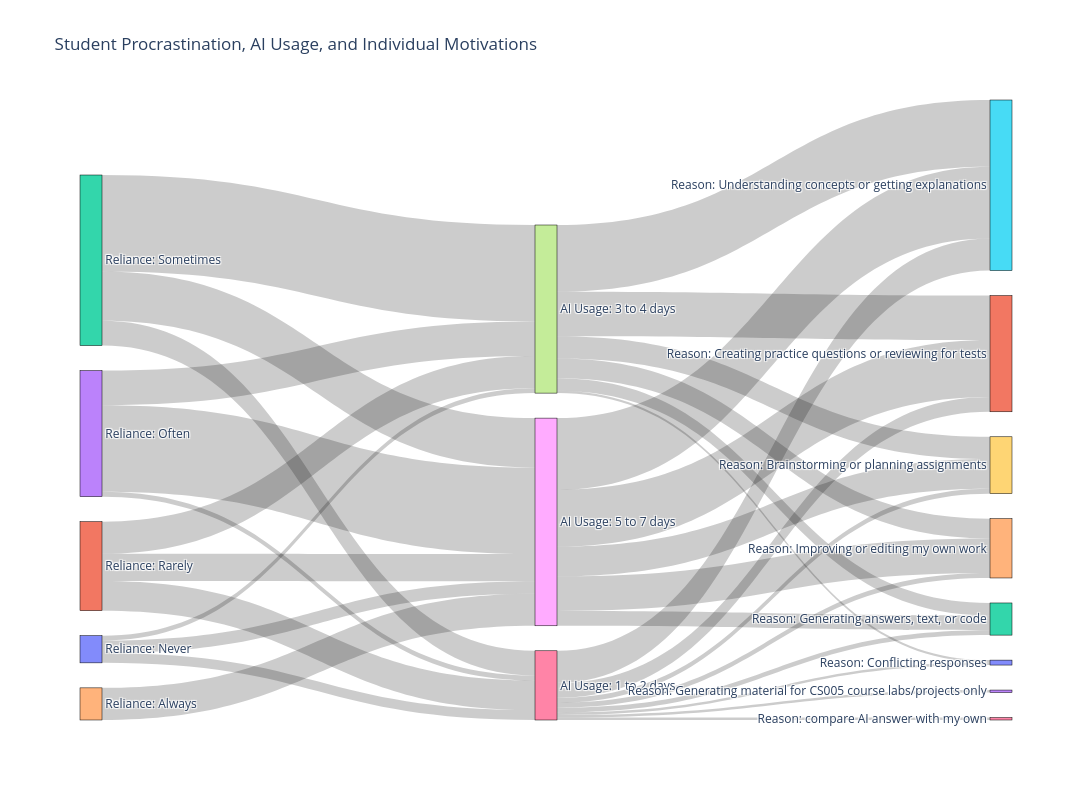

Write notebook code for a chart like this one.
### Markdown cell above
# Question:

### Code cell
import plotly.graph_objects as go

sankey_data = df_sankeyAnalysis[["reliance_after_procrastinating","ai_days","main_reason"]].copy()


sankey_data = sankey_data.dropna(subset=["reliance_after_procrastinating","ai_days","main_reason"]).copy()


def categorize_days(days):
    if days == 0:
        return "No AI use"
    elif days <= 2:
        return "1 to 2 days"
    elif days <= 4:
        return "3 to 4 days"
    else:
        return "5 to 7 days"

sankey_data["ai_usage"] = sankey_data["ai_days"].apply(categorize_days)


sankey_data["main_reason"] = (sankey_data["main_reason"].astype(str).str.replace(r"Generating answers,\s*text,\s*or code","Generating answers text or code",regex=True,case=False))


sankey_data["main_reason"] = (sankey_data["main_reason"].str.split(r"\s*,\s*"))

sankey_data = sankey_data.explode("main_reason")


sankey_data["main_reason"] = (sankey_data["main_reason"].str.replace("Generating answers text or code", "Generating answers, text, or code",regex=False).str.strip())


conflicts = (sankey_data["main_reason"].str.contains("Did not use AI",case=False,na=False) & (sankey_data["ai_days"] > 0))

print("Conflicting responses:", conflicts.sum())

sankey_data.loc[conflicts, "main_reason"] = "Conflicting responses"


print("Total respondent-reason paths:", len(sankey_data))
print("Unique students:", sankey_data.index.nunique())


reliance_categories = ["Never","Rarely","Sometimes","Often","Always"]

usage_categories = ["No AI use","1 to 2 days","3 to 4 days","5 to 7 days"]

reason_categories = sorted(sankey_data["main_reason"].unique())


nodes = (["Reliance: " + x for x in reliance_categories] + ["AI Usage: " + x for x in usage_categories] + ["Reason: " + x for x in reason_categories])

node_ids = {label: i for i, label in enumerate(nodes)}

sources = []
targets = []
values = []


def add_connections(source_col,target_col,source_prefix,target_prefix):
    grouped = (sankey_data.groupby([source_col, target_col]).size().reset_index(name="count"))

    for _, row in grouped.iterrows():
        source = source_prefix + str(row[source_col])
        target = target_prefix + str(row[target_col])
        sources.append(node_ids[source])
        targets.append(node_ids[target])
        values.append(row["count"])


add_connections("reliance_after_procrastinating","ai_usage","Reliance: ","AI Usage: ")


add_connections("ai_usage","main_reason","AI Usage: ","Reason: ")


fig = go.Figure(data=[go.Sankey(arrangement="snap",node=dict(pad=25,thickness=22,line=dict(color="black",width=0.5),label=nodes),link=dict(source=sources,target=targets,value=values))])

fig.update_layout(title_text="Student Procrastination, AI Usage, and Individual Motivations",font_size=12,height=800,width=1200)

fig.show()

### Figure 1 — Plotly figure (JSON) as saved in the notebook; plotly's stock layout.template omitted (floating-point values rounded to 4 significant figures)
{"data": [{"arrangement": "snap", "link": {"source": [4, 0, 0, 0, 3, 3, 3, 1, 1, 1, 2, 2, 2, 6, 6, 6, 6, 6, 6, 6, 6, 7, 7, 7, 7, 7, 7, 8, 8, 8, 8, 8], "target": [8, 6, 7, 8, 6, 7, 8, 6, 7, 8, 6, 7, 8, 9, 10, 11, 12, 13, 14, 15, 16, 9, 10, 11, 12, 14, 15, 9, 11, 12, 14, 15], "value": [13, 4, 2, 5, 2, 14, 35, 12, 13, 11, 10, 39, 20, 2, 1, 6, 2, 1, 2, 13, 1, 9, 1, 18, 5, 8, 27, 12, 23, 6, 14, 29]}, "node": {"label": ["Reliance: Never", "Reliance: Rarely", "Reliance: Sometimes", "Reliance: Often", "Reliance: Always", "AI Usage: No AI use", "AI Usage: 1 to 2 days", "AI Usage: 3 to 4 days", "AI Usage: 5 to 7 days", "Reason: Brainstorming or planning assignments", "Reason: Conflicting responses", "Reason: Creating practice questions or reviewing for tests", "Reason: Generating answers, text, or code", "Reason: Generating material for CS005 course labs/projects only", "Reason: Improving or editing my own work", "Reason: Understanding concepts or getting explanations", "Reason: compare AI answer with my own"], "line": {"color": "black", "width": 0.5}, "pad": 25, "thickness": 22}, "type": "sankey"}], "layout": {"font": {"size": 12}, "height": 800, "title": {"text": "Student Procrastination, AI Usage, and Individual Motivations"}, "width": 1200}}
